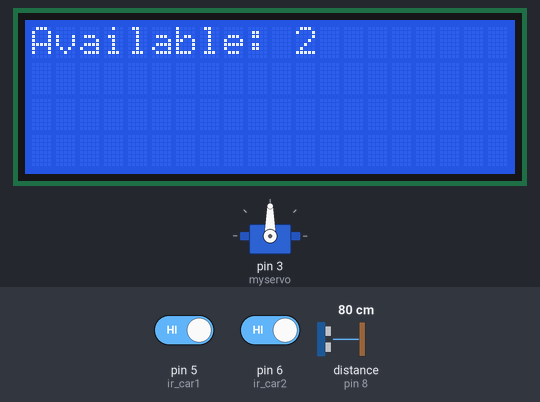
The sketch below on a simulated Arduino Uno, built with avr-gcc and run on an emulated ATmega328P. Shown: servo, 20×4 character LCD. The inputs (shaded band) are chosen by the test bench; at power-on: pin 5 (ir_car1) HIGH, pin 6 (ir_car2) HIGH, distance to the obstacle (sensor on pin 8) 80 cm. The echo pulse lasts 58.3 µs per cm; what the sketch prints to the serial monitor is not drawn.

Above: at 3.3 s.
3.4 s: pin 5 (ir_car1) driven LOW
At 7.8 s:
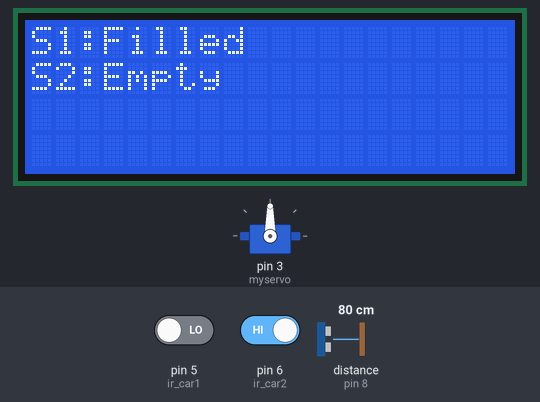
11.4 s: pin 6 (ir_car2) driven LOW
At 14.2 s:
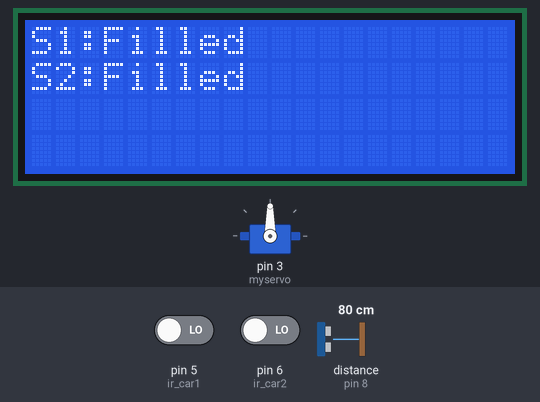
20.1 s: distance to the obstacle (sensor on pin 8) set to 2 cm
At 21.2 s:
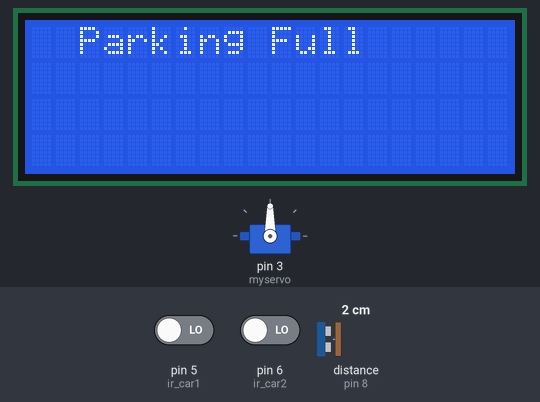
28.4 s: pin 5 (ir_car1) driven HIGH
At 33.9 s:
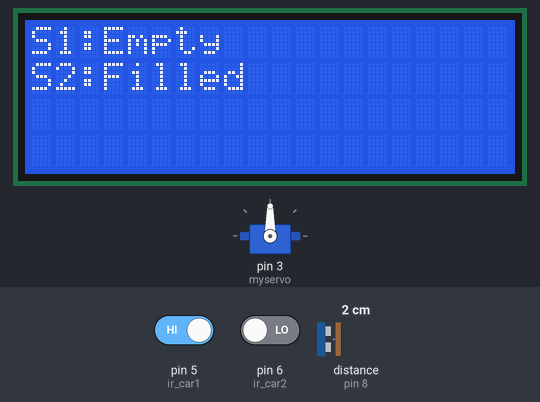
37.0 s: distance to the obstacle (sensor on pin 8) set to 4 cm
44.6 s: distance to the obstacle (sensor on pin 8) set to 7 cm
At 47.3 s:
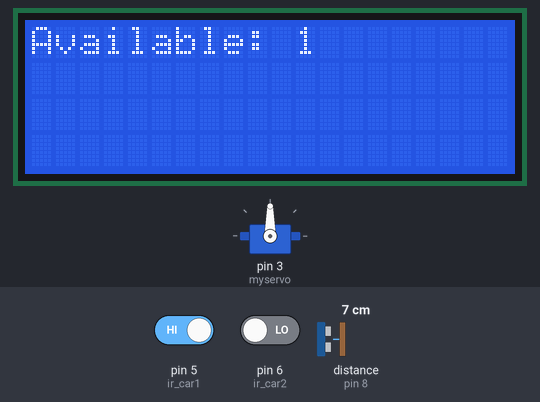
Timing chart, 0 to 48.8 s (numbered marks = the images above; inputs shaded):
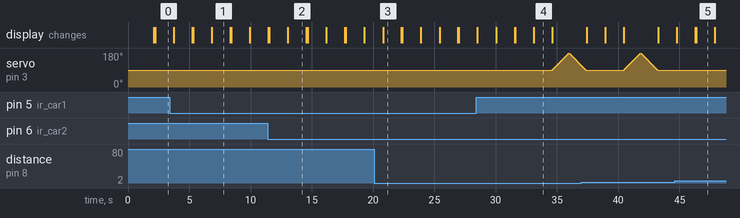

Measured:
- the behaviour switches between 5 and 6 cm on distance to the obstacle (sensor on pin 8) (found by bisection; images 4 and 5)
- after the input at 20.1 s, the display: changes after 0.71 s (image 3)
- after the input at 28.4 s, servo on pin 3 (myservo): rises from 90° to 180° in 1.3 s, then falls to 113° in 1.0 s
- after the input at 44.6 s, servo on pin 3 (myservo): stays 90° (without the input it goes to 92° after 1.7 s)
- what the display in image 1 shows lasts 1.5 s, from 6.8 s to 8.3 s

The sketch:

Car_Parking_Sys.ino
```cpp
#include <Servo.h>
#include <Wire.h>
#include <LiquidCrystal_I2C.h>

LiquidCrystal_I2C lcd(0x27, 20, 4);
Servo myservo;

#define TRIG 9
#define ECHO 8
#define ir_car1 5
#define ir_car2 6

int S1 = 0, S2 = 0, pos = 0;
int slot = 2;
long duration, distance;

void setup() {
  pinMode(ir_car1, INPUT);
  pinMode(ir_car2, INPUT);
  pinMode(TRIG, OUTPUT);
  pinMode(ECHO, INPUT);

  Serial.begin(9600);

  myservo.attach(3);
  myservo.write(90);

  lcd.init();
  lcd.backlight();
  lcd.setCursor(0, 0);
  lcd.print("  Car  parking  ");
  Serial.println("System initializing...");
  lcd.setCursor(0, 1);
  lcd.print("     System     ");
  delay(2000);
  lcd.clear();

  Read_Sensor();

  int total = S1 + S2;
  Serial.print("Total cars detected: ");
  Serial.println(total);
  slot = slot - total;
  Serial.print("Available parking slots: ");
  Serial.println(slot);
}

void loop() {
  Read_Sensor();

  lcd.setCursor(0, 0);
  lcd.print("Available: ");
  lcd.print(slot);
  Serial.print("Available parking slots: ");
  Serial.println(slot);
  delay(1500);
  lcd.clear();

  lcd.setCursor(0, 0);
  if (S1 == 1) {
    lcd.print("S1:Filled");
    Serial.println("Slot 1 is filled.");
  } else {
    lcd.print("S1:Empty");
    Serial.println("Slot 1 is empty.");
  }

  lcd.setCursor(0, 1);
  if (S2 == 1) {
    lcd.print("S2:Filled");
    Serial.println("Slot 2 is filled.");
  } else {
    lcd.print("S2:Empty");
    Serial.println("Slot 2 is empty.");
  }

  delay(1500);
  lcd.clear();

  digitalWrite(TRIG, LOW);
  delayMicroseconds(2);
  digitalWrite(TRIG, HIGH);
  delayMicroseconds(10);
  digitalWrite(TRIG, LOW);
  duration = pulseIn(ECHO, HIGH);
  distance = duration * 0.034 / 2;

  Serial.print("Distance measured: ");
  Serial.println(distance);

  if (distance < 5) {
    if (slot == 0) {
      lcd.setCursor(0, 0);
      lcd.print("  Parking Full  ");
      Serial.println("Parking Full.");
      delay(1500);
      lcd.clear();
    } else {
      Serial.println("Parking slot available. Opening gate...");
      myservo.write(90);
      for (pos =90 ; pos <= 180; pos++) {
        myservo.write(pos);
        delay(15);
      }
      for (pos = 180; pos >= 90; pos--) {
        myservo.write(pos);
        delay(15);
      }
      slot--;
      Serial.print("Slot reduced, available slots: ");
      Serial.println(slot);
    }
  }

  delay(1);
}

void Read_Sensor() {
  S1 = 0;
  S2 = 0;

  if (digitalRead(ir_car1) == 0) {
    S1 = 1;
    Serial.println("Car detected in Slot 1.");
  }
  if (digitalRead(ir_car2) == 0) {
    S2 = 1;
    Serial.println("Car detected in Slot 2.");
  }

  int total = S1 + S2;
  Serial.print("Total cars detected: ");
  Serial.println(total);
  slot = 2 - total;
  Serial.print("Updated available slots: ");
  Serial.println(slot);
}
```
